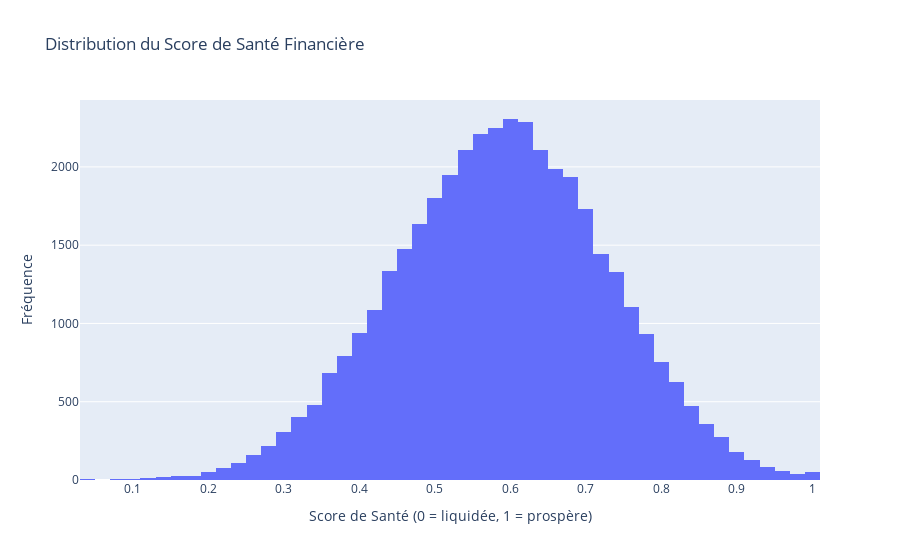

Here is the notebook cell this chart was saved with:
### Markdown cell above
#### 3.1. Analyse de la variable cible : 'sante_continu'

### Code cell
fig = px.histogram(df, x='sante_continu', nbins=50, title='Distribution du Score de Santé Financière')
fig.update_layout(xaxis_title="Score de Santé (0 = liquidée, 1 = prospère)", yaxis_title="Fréquence")
fig.show()

### Figure 1 — Plotly figure (JSON) as saved in the notebook; plotly's stock layout.template omitted (floating-point values rounded to 4 significant figures; data arrays with more than 128 entries replaced by an {"elided": "..."} marker saying what was removed)
{"data": [{"alignmentgroup": "True", "bingroup": "x", "hovertemplate": "sante_continu=%{x}<br>count=%{y}<extra></extra>", "legendgroup": "", "marker": {"color": "#636efa", "pattern": {"shape": ""}}, "name": "", "nbinsx": 50, "offsetgroup": "", "orientation": "v", "showlegend": false, "type": "histogram", "x": {"elided": "40355 float values"}, "xaxis": "x", "yaxis": "y"}], "layout": {"autosize": true, "barmode": "relative", "legend": {"tracegroupgap": 0}, "title": {"text": "Distribution du Score de Santé Financière"}, "xaxis": {"anchor": "y", "autorange": true, "domain": [0, 1], "range": [0.03, 1.01], "title": {"text": "Score de Santé (0 = liquidée, 1 = prospère)"}, "type": "linear"}, "yaxis": {"anchor": "x", "autorange": true, "domain": [0, 1], "range": [0, 2427.0], "title": {"text": "Fréquence"}}}}
